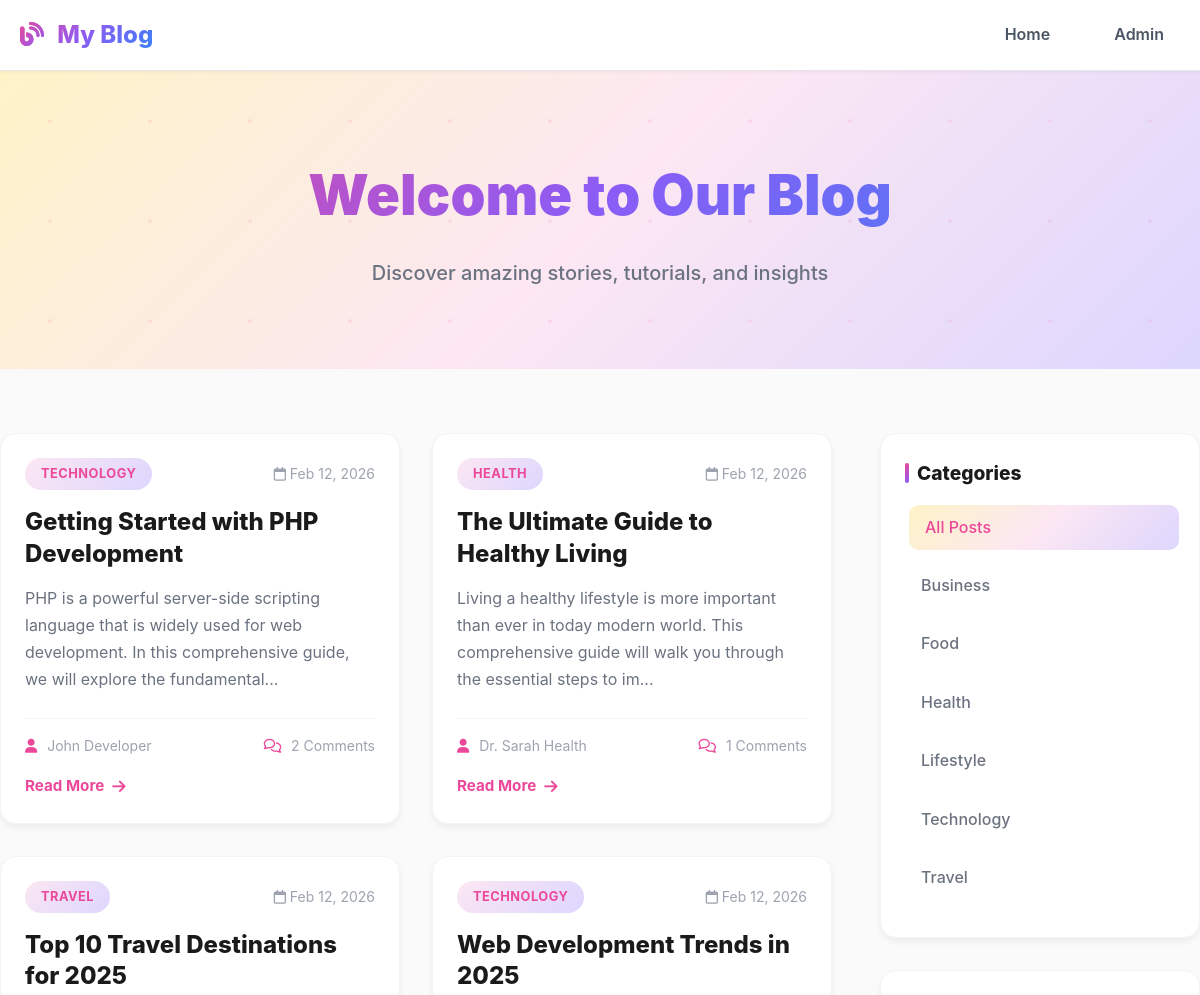
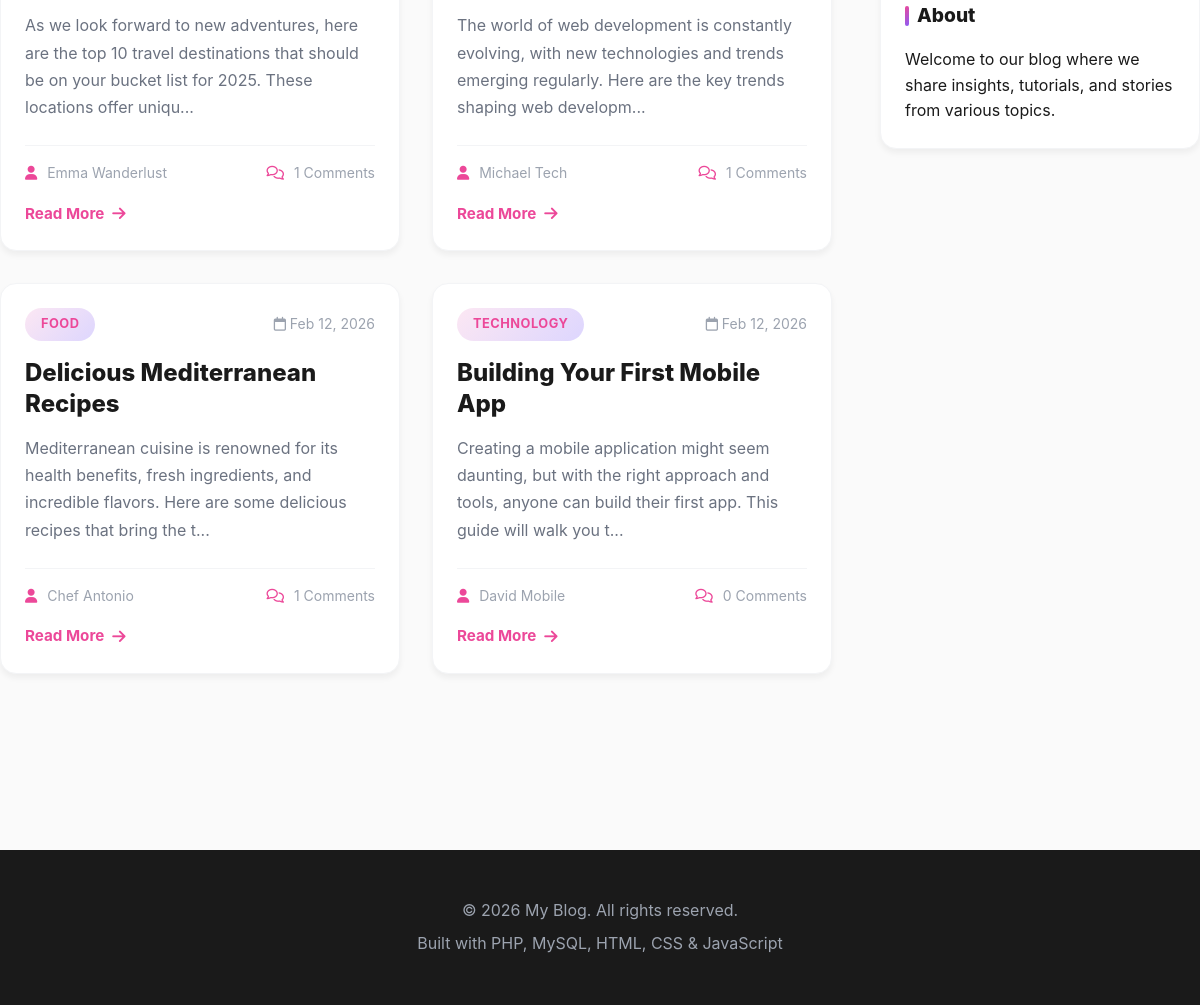
The page / on the database its author committed (2 pictures, top to bottom).
### tables this page shows
CREATE TABLE IF NOT EXISTS posts (
    id INT PRIMARY KEY AUTO_INCREMENT,
    title VARCHAR(255) NOT NULL,
    content TEXT NOT NULL,
    category_id INT,
    author VARCHAR(100),
    created_at TIMESTAMP DEFAULT CURRENT_TIMESTAMP,
    updated_at TIMESTAMP DEFAULT CURRENT_TIMESTAMP ON UPDATE CURRENT_TIMESTAMP,
    FOREIGN KEY (category_id) REFERENCES categories(id) ON DELETE SET NULL
);

CREATE TABLE IF NOT EXISTS categories (
    id INT PRIMARY KEY AUTO_INCREMENT,
    name VARCHAR(100) NOT NULL,
    created_at TIMESTAMP DEFAULT CURRENT_TIMESTAMP
);

### includes/config.php (called while the page is built, shortened)
<?php
function isLoggedIn() {
    return isset($_SESSION['admin_id']);
}
?>

### index.php (the view, shortened to what this page needs)
<?php
require_once 'includes/config.php';
$posts_per_page = 6;
$page = isset($_GET['page']) ? (int)$_GET['page'] : 1;
$offset = ($page - 1) * $posts_per_page;
$category_filter = isset($_GET['category']) ? (int)$_GET['category'] : 0;
$where_clause = $category_filter ? "WHERE p.category_id = $category_filter" : "";
$query = "SELECT p.*, c.name as category_name,
          (SELECT COUNT(*) FROM comments WHERE post_id = p.id) as comment_count
          FROM posts p
          LEFT JOIN categories c ON p.category_id = c.id
          $where_clause
          ORDER BY p.created_at DESC
          LIMIT $offset, $posts_per_page";
$posts = $conn->query($query);
$categories = $conn->query("SELECT * FROM categories ORDER BY name");
include 'includes/header.php';
?>
<div class="hero">
    <div class="container">
        <h1>Welcome to Our Blog</h1>
        <p>Discover amazing stories, tutorials, and insights</p>
    </div>
</div>
<div class="container main-content">
    <div class="content-wrapper">
        <div class="posts-grid">
            <?php if ($posts->num_rows > 0): ?>
                <?php while($post = $posts->fetch_assoc()): ?>
                    <article class="post-card">
                        <div class="post-meta">
                            <span class="category"><?php echo htmlspecialchars($post['category_name']); ?></span>
                            <span class="date"><i class="far fa-calendar"></i> <?php echo date('M d, Y', strtotime($post['created_at'])); ?></span>
                        </div>
                        <h2><a href="post.php?id=<?php echo $post['id']; ?>"><?php echo htmlspecialchars($post['title']); ?></a></h2>
                        <p><?php echo substr(strip_tags($post['content']), 0, 150); ?>...</p>
                        <div class="post-footer">
                            <span class="author"><i class="fas fa-user"></i> <?php echo htmlspecialchars($post['author']); ?></span>
                            <span class="comments"><i class="far fa-comments"></i> <?php echo $post['comment_count']; ?> Comments</span>
                        </div>
                        <a href="post.php?id=<?php echo $post['id']; ?>" class="read-more">Read More <i class="fas fa-arrow-right"></i></a>
                    </article>
                <?php endwhile; ?>
            <?php endif; ?>
        </div>
        <aside class="sidebar">
            <div class="widget">
                <h3>Categories</h3>
                <ul class="category-list">
                    <li><a href="index.php" class="<?php echo !$category_filter ? 'active' : ''; ?>">All Posts</a></li>
                    <?php while($cat = $categories->fetch_assoc()): ?>
                        <li>
                            <a href="index.php?category=<?php echo $cat['id']; ?>"
                               class="<?php echo $category_filter == $cat['id'] ? 'active' : ''; ?>">
                                <?php echo htmlspecialchars($cat['name']); ?>
                            </a>
                        </li>
                    <?php endwhile; ?>
                </ul>
            </div>
            <div class="widget">
                <h3>About</h3>
                <p>Welcome to our blog where we share insights, tutorials, and stories from various topics.</p>
            </div>
        </aside>
    </div>
</div>
<?php include 'includes/footer.php'; ?>

### includes/header.php (shortened to what this page needs)
<!DOCTYPE html>
<html lang="en">
<head>
    <link rel="stylesheet" href="<?php echo SITE_URL; ?>css/style.css">
    <link rel="stylesheet" href="https://cdnjs.cloudflare.com/ajax/libs/font-awesome/6.4.0/css/all.min.css">
</head>
<body>
    <nav class="navbar">
        <div class="container">
            <div class="nav-brand">
                <a href="<?php echo SITE_URL; ?>index.php">
                    <i class="fas fa-blog"></i> <?php echo SITE_NAME; ?>
                </a>
            </div>
            <ul class="nav-menu">
                <li><a href="<?php echo SITE_URL; ?>index.php">Home</a></li>
                <?php if (isLoggedIn()): ?>
                    <li><a href="<?php echo SITE_URL; ?>admin/dashboard.php">Dashboard</a></li>
                    <li><a href="<?php echo SITE_URL; ?>admin/logout.php">Logout</a></li>
                <?php else: ?>
                    <li><a href="<?php echo SITE_URL; ?>admin/login.php">Admin</a></li>
                <?php endif; ?>
            </ul>
        </div>
    </nav>

### includes/footer.php (shortened to what this page needs)
<footer class="footer">
        <div class="container">
            <p>&copy; <?php echo date('Y'); ?> <?php echo SITE_NAME; ?>. All rights reserved.</p>
            <p>Built with PHP, MySQL, HTML, CSS & JavaScript</p>
        </div>
    </footer>
</body>
</html>

### rows shown on the page
posts: category.name "TECHNOLOGY", created_at "Feb 12, 2026", title "Getting Started with PHP Development", content "PHP is a powerful server-side scripting language that is widely used for web development. In this comprehensive guide, we will explore the fundamental", author "John Developer", comment_count "2"
posts: category.name "HEALTH", created_at "Feb 12, 2026", title "The Ultimate Guide to Healthy Living", content "Living a healthy lifestyle is more important than ever in today modern world. This comprehensive guide will walk you through the essential steps to im", author "Dr. Sarah Health", comment_count "1"
posts: category.name "TRAVEL", created_at "Feb 12, 2026", title "Top 10 Travel Destinations for 2025", content "As we look forward to new adventures, here are the top 10 travel destinations that should be on your bucket list for 2025. These locations offer uniqu", author "Emma Wanderlust", comment_count "1"
posts: category.name "TECHNOLOGY", created_at "Feb 12, 2026", title "Web Development Trends in 2025", content "The world of web development is constantly evolving, with new technologies and trends emerging regularly. Here are the key trends shaping web developm", author "Michael Tech", comment_count "1"
posts: category.name "FOOD", created_at "Feb 12, 2026", title "Delicious Mediterranean Recipes", content "Mediterranean cuisine is renowned for its health benefits, fresh ingredients, and incredible flavors. Here are some delicious recipes that bring the t", author "Chef Antonio", comment_count "1"
posts: category.name "TECHNOLOGY", created_at "Feb 12, 2026", title "Building Your First Mobile App", content "Creating a mobile application might seem daunting, but with the right approach and tools, anyone can build their first app. This guide will walk you t", author "David Mobile", comment_count "0"
categories: name "Business"
categories: name "Food"
categories: name "Health"
categories: name "Lifestyle"
categories: name "Technology"
categories: name "Travel"

### other values the page prints
SITE_NAME "My Blog"
